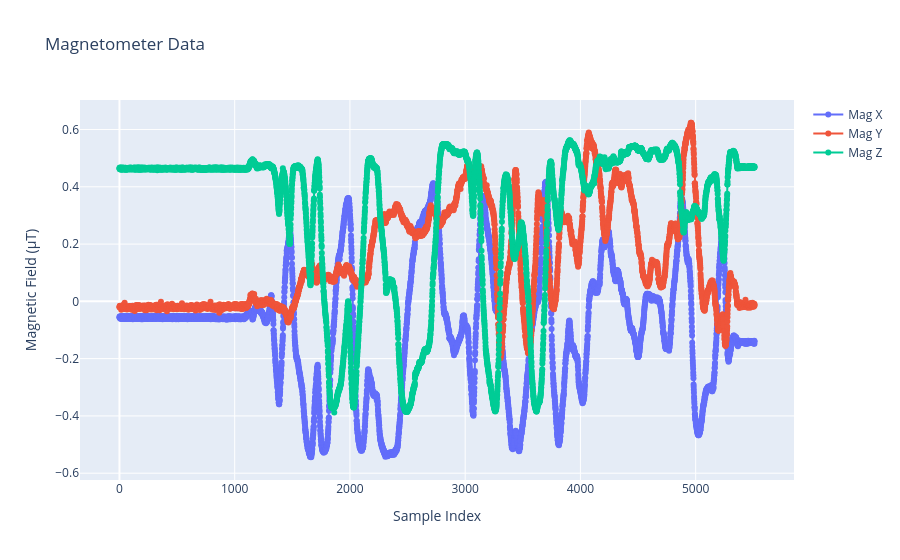

The code cell stored with this chart in its notebook:
### Code cell
# plot gyro data
fig = go.Figure()
fig.add_trace(go.Scatter(x=df.index, y=df['x'], mode='lines+markers', name='Mag X'))
fig.add_trace(go.Scatter(x=df.index, y=df['y'], mode='lines+markers', name='Mag Y'))
fig.add_trace(go.Scatter(x=df.index, y=df['z'], mode='lines+markers', name='Mag Z'))
fig.update_layout(title='Magnetometer Data', xaxis_title='Sample Index', yaxis_title='Magnetic Field (µT)')
fig.show()

### Figure 1 — Plotly figure (JSON) as saved in the notebook; plotly's stock layout.template omitted (floating-point values rounded to 4 significant figures; data arrays with more than 128 entries replaced by an {"elided": "..."} marker saying what was removed)
{"data": [{"mode": "lines+markers", "name": "Mag X", "type": "scatter", "x": {"elided": "5512 int values"}, "y": {"elided": "5512 float values"}}, {"mode": "lines+markers", "name": "Mag Y", "type": "scatter", "x": {"elided": "5512 int values"}, "y": {"elided": "5512 float values"}}, {"mode": "lines+markers", "name": "Mag Z", "type": "scatter", "x": {"elided": "5512 int values"}, "y": {"elided": "5512 float values"}}], "layout": {"title": {"text": "Magnetometer Data"}, "xaxis": {"title": {"text": "Sample Index"}}, "yaxis": {"title": {"text": "Magnetic Field (µT)"}}}}
